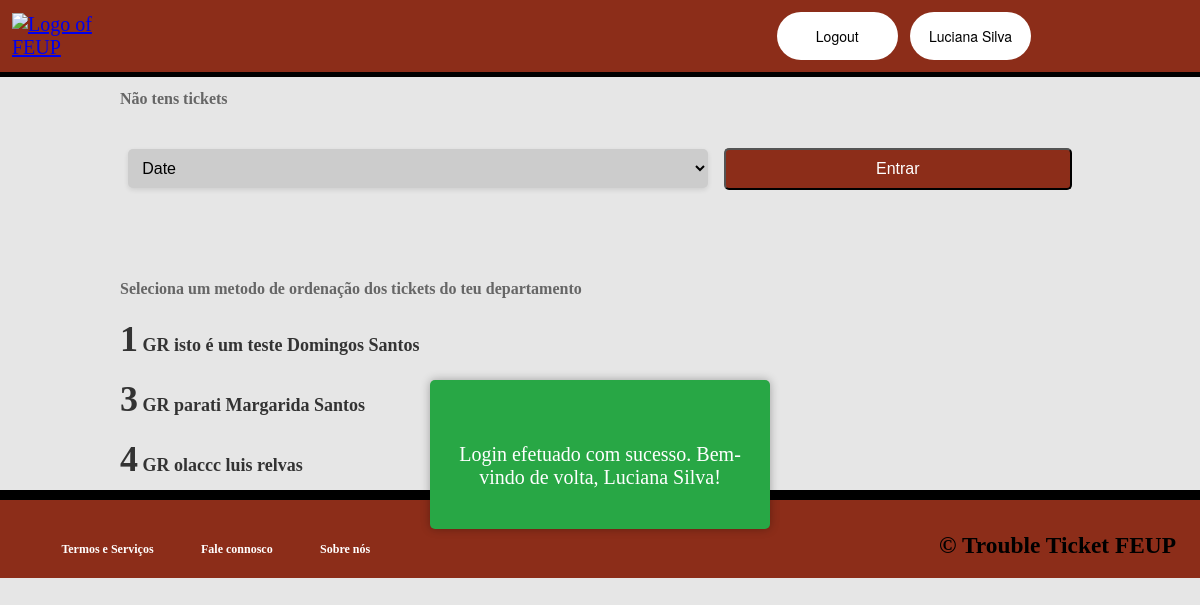
/pages/ticketsee.php (signed in), run on the app's committed database.
### tables this page shows
CREATE TABLE ticket(
	ticket_id INTEGER PRIMARY KEY,
	id INTEGER,
	department_id INTEGER, 
	status_id INTEGER,
	tittle TEXT NOT NULL,
	description TEXT NOT NULL,
	initial_date DATE NOT NULL,
	hashtag_id INTEGER DEFAULT 1,
	agent_id INTEGER DEFAULT -1,
	FOREIGN KEY(id) REFERENCES user(id),
	FOREIGN KEY(department_id) REFERENCES department(department_id),
	FOREIGN KEY(status_id) REFERENCES status(status_id)
	--- CONSTRAINT ticket_pk PRIMARY KEY(ticket_id)
);

CREATE TABLE department(
	department_id INTEGER PRIMARY KEY,
	name TEXT NOT NULL
	--- CONSTRAINT department_pk PRIMARY KEY(department_id)
);

CREATE TABLE user(
	id INTEGER PRIMARY KEY,
	role INTEGER DEFAULT 2,
	username TEXT NOT NULL,
	name TEXT NOT NULL,
	email TEXT NOT NULL,
	password TEXT NOT NULL
	--- CONSTRAINT user_pk PRIMARY KEY(id)
);

### classes/session.class.php (called while the page is built, shortened)
<?php
  class Session {
    private array $messages;
    public function __construct() {
      $this->messages = isset($_SESSION['messages']) ? $_SESSION['messages'] : array();
    }
    public function isLoggedIn() : bool {
      return isset($_SESSION['id']);
    }
    public function getMessages() {
      return $this->messages;
    }
  }
?>

### classes/ticket.class.php (called while the page is built, shortened)
<?php
  require_once('user.class.php');
  require_once('session.class.php');
  class Ticket {
    public function __construct(int $ticket_id, int $id,  int $department_id, int $status_id, string $tittle, string $description, string $initial_date,int $hashtag_id, int $agent_id) {
        $this->ticket_id = $ticket_id;
        $this->id = $id;
        $this->department_id = $department_id;
        $this->description = $description;
      }
    static function getmyTickets(PDO $db, int $id) : ?array{
      $stmt = $db->prepare('SELECT ticket_id,id,department_id,status_id,tittle,description,initial_date,hashtag_id,agent_id FROM ticket where id = ?');
      $stmt->execute(array($id));
      if($tickets == null) {
        return null;
      }
      else {
      return $tickets;}
    }
}
  ?>

### classes/user.class.php (called while the page is built, shortened)
<?php
  class User {
    public function __construct(int $id, int $role, string $username, string $name, string $email) {
      $this->role = $role;
      $this->name = $name;
    }
    static function getUser(PDO $db, int $id) : ?User {
      $stmt = $db->prepare('SELECT id,role,username,name,email,password FROM user WHERE id = ?');
      $stmt->execute(array(intval($id)));
      $user = $stmt->fetch();
      if($user){
      return new User(
          $user['id'],
          $user['role'],
          $user['username'],
          $user['name'],
          $user['email']
      );}
      else return null;
    }
}
?>

### classes/department.class.php (called while the page is built, shortened)
<?php
  require_once('ticket.class.php');
  require_once('session.class.php');
  class Department {
    static public function getDepartmentName(PDO $db, int $department_id): string {
        $stmt = $db->prepare('SELECT name FROM department where department_id = ?');
        $stmt->execute(array($department_id));
        $name = $stmt->fetch();
        $name = ($name['name']);
        if($name){
        return $name;}
        else{
            return "null";
        }
    }
    static public function getTicketsDepartment(PDO $db , int $id, int $integer) : ?array{
      if($integer == 0){
      $stmt = $db ->prepare('SELECT DISTINCT ticket.ticket_id,ticket.id,ticket.department_id,ticket.status_id,ticket.tittle,ticket.description,ticket.initial_date,ticket.hashtag_id,ticket.agent_id FROM agent,department,ticket where ticket.department_id = department.department_id and agent.department_id = department.department_id and agent.id = ? ORDER BY ticket.initial_date');}
      $stmt->execute(array($id));
        while($ticket = $stmt->fetch()){
          $tickets[] = new Ticket(
            $ticket['ticket_id'],
            $ticket['id'],
            $ticket['department_id'],
            $ticket['status_id'],
            $ticket['tittle'],
            $ticket['description'],
            $ticket['initial_date'],
            $ticket['hashtag_id'],
            $ticket['agent_id']
          );
        }
        return $tickets;
    }
  }

### templates/tickets.tpl.php (the view, shortened to what this page needs)
<?php
require_once(dirname(__DIR__).'/database/connection.db.php');
require_once(dirname(__DIR__).'/classes/ticket.class.php');
require_once(dirname(__DIR__).'/classes/user.class.php');
require_once(dirname(__DIR__).'/classes/session.class.php');
require_once(dirname(__DIR__).'/classes/hashtag.class.php');
require_once(dirname(__DIR__).'/classes/ticket.class.php');
require_once(dirname(__DIR__).'/classes/department.class.php');
        ?> <h2><?= $ticket->ticket_id, $ticket->id, $ticket->tittle, $ticket->initial_date, $ticket->agent_id?></h2> <?php
function drawmyTickets(int $id){
    $db = getDatabaseConnection();
    $tickets = Ticket::getmyTickets($db,$id);
    if($tickets) {
    ?>
        <div id="myTickets">
        <?php foreach($tickets as $ticket){ ?>
            <div class="ticketContainer">
                <h3 class="loginItem"><a href="../pages/ticketseeonly.php?ticket_id=<?=$ticket->ticket_id?>" ><?= $ticket->ticket_id ?></a></h3>
                <h2><?= $ticket->description?></h2>
            </div>
        <?php } ?>
        </div>
        <?php
}
else {
    ?> <h2>Não tens tickets</h2> <?php
}
}
function drawDepartmentTickets(int $id) {
    $db = getDatabaseConnection();
    $user = User::getUser($db,$_SESSION['id']);
    if($user->role != 2) {
    ?>
    <div class="department-tickets">
    <form action="../actions/orderTickets.action.php" method="POST">
    <select name ="order" id="order">
        <option value="0">Date</option>
    </select>
    <input id="button" type="submit" value="Entrar">
    </form>
    </div>
    <?php
    } ?>
    <?php
    $tickets = Department::getTicketsDepartment($db,$id,$_SESSION['order']);
    if($tickets) {
        ?> <h2>Seleciona um metodo de ordenação dos tickets do teu departamento</h2> <?php
    foreach($tickets as $ticket){
        $department_name = Department::getDepartmentName($db,$ticket->department_id);
        $user_name = User::getUser($db,$ticket->id);
        ?> <h3 class="loginItem"><a href="../pages/ticketseeonly.php?ticket_id=<?=$ticket->ticket_id?>" ><?= $ticket->ticket_id?></a><?=" " .$department_name . " " . $ticket->description . " " . $user_name->name?></h3> <?php
    }
    ?></div><?php
}
    else if($tickets == null && ($_SESSION['role'] == 1 || $_SESSION['role'] == 0)) {
        ?> <h2>Aguarda por algum ticket !</h2> <?php
    }
}
    ?>

### templates/common.php (shortened to what this page needs)
<?php
    function drawHeader(Session $session) { ?>
        <!DOCTYPE html>
        <html lang="PT-pt">
            <head>
                <link rel="stylesheet" href="../css/header.css">
                <link rel="stylesheet" href="../css/index.css">
                <link rel="stylesheet" href="../css/drawInfoTicket.css">
                <link rel="stylesheet" href="../css/accordion.css">
                <link rel="stylesheet" href="../css/footer.css">
                <link rel="stylesheet" href="../css/messages.css">
                <link rel="stylesheet" href="../css/profile.css">
                <link rel="stylesheet" href="../css/faqAnswer.css">
                <link rel="stylesheet" href="../css/ticketManaging.css">
                <link rel="stylesheet" href="../css/editFaq.css">
                <link rel="stylesheet" href="../css/login.css">
                <link rel="stylesheet" href="../css/drawAcessDenied.css">
                <link rel="stylesheet" href="../css/search.css">
                <link rel="stylesheet" href="../css/editUser.css">
                <link rel="stylesheet" href="../css/register.css">
                <link rel="stylesheet" href="../css/addTicket.css">
                <link rel="stylesheet" href="../css/myTickets.css">
                <link rel="stylesheet" href="../css/editTicket.css">
                <link rel="stylesheet" href="../css/ticket.css">
                <link rel="stylesheet" href="../css/ticketsPerHashtag.css">
            </head>
            <body>
                <header>
                        <a href="../pages/index.php">
                            <img src="https://dec.fe.up.pt/wp-content/uploads/2021/03/logo-feup-white.png" alt="Logo of FEUP">
                        </a>
                        <?php
                            if ($session->isLoggedIn())
                            drawLoginUser($session->getId(), $session->getName());
                            else drawDefaultUser();
                        ?>
                </header>
            </body>
            <main>
            <?php
        }
        function drawLoginUser(int $id, string $name) { ?>
            <div id="login">
                <button>
                    <a href="../actions/logout.action.php">Logout</a>
                </button>
                <button>
                    <a href="../pages/profile.php?id=<?=$id?>"><?=$name?></a>
                </button>
            </div>
        <?php
        }
        function drawDefaultUser() { ?>
        <?php }
        function drawMessages(Session $session) {
            echo '<div id="popup-container">';
            foreach ($session->getMessages() as $message) {
                echo '<div class="popup-alert ' . $message['type'] . '">';
                echo '<p>' . $message['text'] . '</p>';
                echo '</div>';
            }
            echo '</div>';
        }
function drawFooter() { ?>
    </main>
    <footer>
        <div class="footer">
            <nav>
            <div class = "footer-links">
                <h3><a href="../pages/index.php">Termos e Serviços</a></h3>
                <h3><a href="../pages/index.php">Fale connosco</a></h3>
                <h3><a href="../pages/index.php">Sobre nós</a></h3>
            </div>
            </nav>
            <h3> &#169; Trouble Ticket FEUP</h3>
           </div>
    </footer>
    </body>
</html> <?php
}
?>

### pages/ticketsee.php (shortened to what this page needs)
<?php
require_once(dirname(__DIR__).'/templates/common.php');
require_once(dirname(__DIR__).'/classes/session.class.php');
require_once(dirname(__DIR__).'/classes/ticket.class.php');
require_once(dirname(__DIR__).'/classes/department.class.php');
require_once(dirname(__DIR__).'/templates/tickets.tpl.php');
$session = new Session();
drawHeader($session);
if (count($session->getMessages())) drawMessages($session);
drawmyTickets($_SESSION['id']);
drawDepartmentTickets($_SESSION['id']);
drawFooter();
?>

### css/header.css (style rules this page uses)
body { background-color: #f2f2f2; margin: 0; padding: 0; }
header { display: flex; flex-direction: row; justify-content: space-between; align-items: center; padding: 1%; background-color: #8C2D19; border-bottom: 5px solid black; color: #fff; margin-bottom: 0; }
header > a > img { width: 25%; height: auto; margin-right: 2%; }
#login { display: grid; grid-template-columns: repeat(3, 1fr); grid-gap: 1vw; color: #fff; text-decoration: none; color: #fff; transition: color 0.3s ease; margin-right: 2%; }
#login > button { background-color: white; white-space: nowrap; display: inline-block; border-radius: 2vw; border-style: none; box-sizing: border-box; color: #ffffff; cursor: pointer; display: inline-block; font-family: "Haas Grot Text R Web", "Helvetica Neue", Helvetica, Arial, sans-serif; font-size: 70%; font-weight: 500; height: 4vw; line-height: 2vw; list-style: none; margin: 0; outline: none; padding: 1vw 1.6vw; position: relative; text-align: center; text-decoration: none; transition: color 100ms; vertical-align: baseline; user-select: none; -webkit-user-select: none; touch-action: manipulation; }
#login > button > a { text-decoration: none; color: black; transition: color 0.3s ease; }

### css/index.css (style rules this page uses)
body { font-size: 20px; margin: 0; padding: 0; background-color: #f7f7f7; }

### css/footer.css (style rules this page uses)
.footer { display: flex; flex-direction: row; justify-content: space-between; background-color: #8C2D19; border-top: 10px solid black; align-items: center; padding: 2%; color: #fff; height: 30px; }
.footer a { font-size: 1vw; text-decoration: none; color: #fff; transition: black 0.3s ease; margin: 10px; white-space: nowrap; }
.footer-links { width: auto; display: flex; flex-direction: row; justify-content: space-between; }

### css/messages.css (style rules this page uses)
#popup-container { position: fixed; top: 50%; left: 50%; transform: translate(-50%, -50%); width: 300px; border-radius: 8px; padding: 20px; z-index: 9999; display: flex; flex-direction: column; align-items: center; justify-content: center; }
.popup-alert { display: flex; align-items: center; justify-content: center; position: absolute; text-align: center; top: 0; left: 0; right: 0; padding: 20px; background-color: rgba(0, 0, 0, 0.8); color: #fff; border-radius: 5px; box-shadow: 0 0 10px rgba(0, 0, 0, 0.3); opacity: 0; transform: translateY(-100%); animation: fade-in 0.5s forwards; }
.popup-alert.success { background-color: #28a745; }

### css/profile.css (style rules this page uses)
:root { --backgroundColor: #e6e6e6; --buttonColor: #8c2d19; --buttonHoverColor: #d24016; --whiteColor: white; --borderColor: #ccc; }
body { background-color: #e6e6e6; }

### css/ticketManaging.css (style rules this page uses)
form, select, label { margin: 0; padding: 0; border: none; font-family: Arial, sans-serif; box-sizing: border-box; }
select { width: 100%; padding: 10px; font-size: 16px; border-radius: 5px; background-color: #fff; box-shadow: 0 2px 5px rgba(0, 0, 0, 0.1); transition: box-shadow 0.3s ease-in-out; }
option { padding: 5px; }

### css/editFaq.css (style rules this page uses)
:root { --backgroundColor: #e6e6e6; --buttonColor: #8c2d19; --buttonHoverColor: #d24016; --whiteColor: white; --borderColor: #ccc; }

### css/login.css (style rules this page uses)
:root { --backgroundColor: #e6e6e6; --buttonColor: #8c2d19; --buttonHoverColor: #d24016; --whiteColor: white; --borderColor: #ccc; --buttonShadowColor: #8c2d19; }

### css/drawAcessDenied.css (style rules this page uses)
:root { --backgroundColor: #e6e6e6; --principalColor: #8c2d19; --buttonHoverColor: #d24016; --whiteColor: white; --borderColor: #ccc; --boxShadow: 0px 0px 5px 0px var(--principalColor); }

### css/search.css (style rules this page uses)
:root { --backgroundColor: #e6e6e6; --buttonColor: #8c2d19; --buttonHoverColor: #d24016; --whiteColor: white; --borderColor: #ccc; }

### css/editUser.css (style rules this page uses)
:root { --backgroundColor: #e6e6e6; --borderColor: #ccc; --seeProfileShadow: 0 0 5px rgba(94, 2, 2, 0.582); --boxShadowForm: 0 0 5px rgba(0, 0, 0, 0.2); --principalColor: #8c2d19; --whiteColor: white; --submitHoverColor: #d24016; }
body { background-color: var(--backgroundColor); }

### css/register.css (style rules this page uses)
:root { --principalColor: #8C2D19; --backgroundColor: #e6e6e6; --whiteColor: #FFF; --focusBorderColor: rgba(140, 45, 25, 0.5); --submitHoverColor: #D24016; --borderColor: #ccc; --errorColor: red; --successColor: green; --blackColor: black; }

### css/addTicket.css (style rules this page uses)
:root { --principalColor: #8C2D19; --backgroundColor: #e6e6e6; --whiteColor: #FFF; --focusBorderColor: rgba(140, 45, 25, 0.5); --submitHoverColor: #D24016; --borderColor: #ccc; --blackColor: black; }

### css/editTicket.css (style rules this page uses)
:root { --backgroundColor: #e6e6e6; --principalColor: #8c2d19; --buttonHoverColor: #d24016; --whiteColor: white; --borderColor: #ccc; --boxShadow: 0px 0px 5px 0px var(--principalColor); }

### data on the page
ticket: ticket_id "1", department.name "GR", description "isto é um teste", id.name "Domingos Santos"
ticket: ticket_id "3", department.name "GR", description "parati", id.name "Margarida Santos"
ticket: ticket_id "4", department.name "GR", description "olaccc", id.name "luis relvas"

### other printed values
$name "Luciana Silva"
$message['text'] "Login efetuado com sucesso. Bem-vindo de volta, Luciana Silva!"
